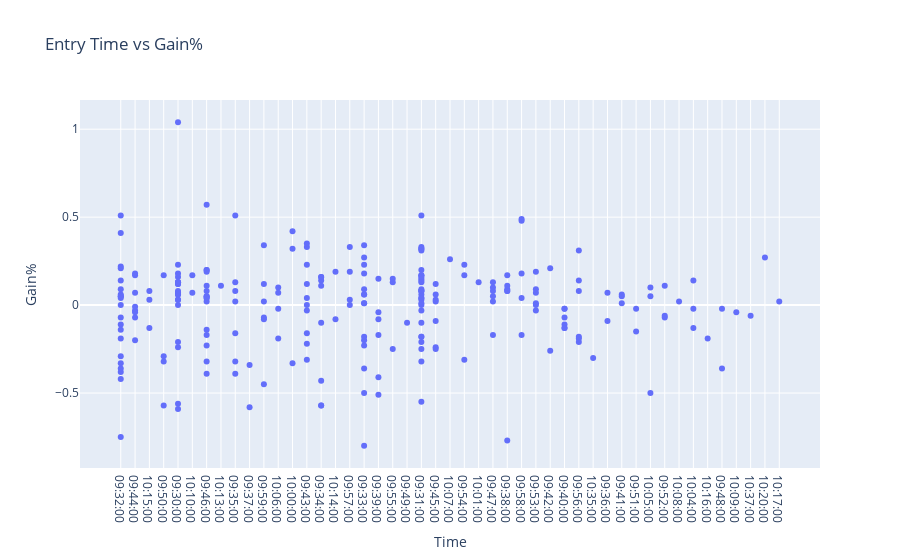

Notebook source saved alongside this figure:
### Code cell
# scatter plot of entry time vs gain%

fig = px.scatter(trades, x="TimeEnter", y="Gain%", title="Entry Time vs Gain%")
fig.update_layout(xaxis_title="Time",yaxis_title="Gain%",bargap=0.1)

fig.show()

### Figure 1 — Plotly figure (JSON) as saved in the notebook; plotly's stock layout.template omitted (floating-point values rounded to 4 significant figures; data arrays with more than 128 entries replaced by an {"elided": "..."} marker saying what was removed)
{"data": [{"hovertemplate": "TimeEnter=%{x}<br>Gain%=%{y}<extra></extra>", "legendgroup": "", "marker": {"color": "#636efa", "symbol": "circle"}, "mode": "markers", "name": "", "orientation": "v", "showlegend": false, "type": "scatter", "x": {"elided": "251 str values"}, "xaxis": "x", "y": {"elided": "251 float values"}, "yaxis": "y"}], "layout": {"bargap": 0.1, "legend": {"tracegroupgap": 0}, "title": {"text": "Entry Time vs Gain%"}, "xaxis": {"anchor": "y", "domain": [0, 1], "title": {"text": "Time"}}, "yaxis": {"anchor": "x", "domain": [0, 1], "title": {"text": "Gain%"}}}}
